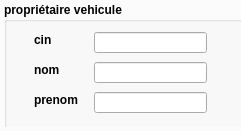
                        <widget class="QGroupBox" name="groupBox_19">
                         <property name="geometry">
                          <rect>
                           <x>0</x>
                           <y>0</y>
                           <width>241</width>
                           <height>131</height>
                          </rect>
                         </property>
                         <property name="font">
                          <font>
                           <weight>75</weight>
                           <bold>true</bold>
                          </font>
                         </property>
                         <property name="title">
                          <string>propriétaire vehicule</string>
                         </property>
                         <widget class="QLabel" name="label_109">
                          <property name="geometry">
                           <rect>
                            <x>30</x>
                            <y>50</y>
                            <width>55</width>
                            <height>16</height>
                           </rect>
                          </property>
                          <property name="text">
                           <string>nom</string>
                          </property>
                         </widget>
                         <widget class="QLabel" name="label_110">
                          <property name="geometry">
                           <rect>
                            <x>30</x>
                            <y>80</y>
                            <width>55</width>
                            <height>16</height>
                           </rect>
                          </property>
                          <property name="text">
                           <string>prenom</string>
                          </property>
                         </widget>
                         <widget class="QLineEdit" name="lineEdit_71">
                          <property name="geometry">
                           <rect>
                            <x>90</x>
                            <y>50</y>
                            <width>113</width>
                            <height>21</height>
                           </rect>
                          </property>
                         </widget>
                         <widget class="QLineEdit" name="lineEdit_72">
                          <property name="geometry">
                           <rect>
                            <x>90</x>
                            <y>80</y>
                            <width>113</width>
                            <height>21</height>
                           </rect>
                          </property>
                         </widget>
                         <widget class="QTabWidget" name="tabWidget_15">
                          <property name="geometry">
                           <rect>
                            <x>-490</x>
                            <y>-120</y>
                            <width>801</width>
                            <height>571</height>
                           </rect>
                          </property>
                          <property name="currentIndex">
                           <number>0</number>
                          </property>
                          <widget class="QWidget" name="tab_47">
                           <attribute name="title">
                            <string>réception des véhicules</string>
                           </attribute>
                           <widget class="QLabel" name="label_111">
                            <property name="geometry">
                             <rect>
                              <x>20</x>
                              <y>100</y>
                              <width>111</width>
                              <height>16</height>
                             </rect>
                            </property>
                            <property name="font">
                             <font>
                              <pointsize>10</pointsize>
                              <weight>50</weight>
                              <bold>false</bold>
                             </font>
                            </property>
                            <property name="text">
                             <string>matricule </string>
                            </property>
                           </widget>
                           <widget class="QLabel" name="label_112">
                            <property name="geometry">
                             <rect>
                              <x>20</x>
                              <y>130</y>
                              <width>71</width>
                              <height>16</height>
                             </rect>
                            </property>
                            <property name="font">
                             <font>
                              <pointsize>10</pointsize>
                              <weight>50</weight>
                              <bold>false</bold>
                             </font>
                            </property>
                            <property name="text">
                             <string>couleur </string>
                            </property>
                           </widget>
                           <widget class="QLabel" name="label_113">
                            <property name="geometry">
                             <rect>
                              <x>20</x>
                              <y>170</y>
                              <width>181</width>
                              <height>21</height>
                             </rect>
                            </property>
                            <property name="font">
                             <font>
                              <pointsize>10</pointsize>
                              <weight>50</weight>
                              <bold>false</bold>
                             </font>
                            </property>
                            <property name="text">
                             <string>modele du véhicules</string>
                            </property>
                           </widget>
                           <widget class="QLineEdit" name="lineEdit_73">
                            <property name="geometry">
                             <rect>
                              <x>100</x>
                              <y>100</y>
                              <width>113</width>
                              <height>22</height>
                             </rect>
                            </property>
                           </widget>
                           <widget class="QLineEdit" name="lineEdit_74">
                            <property name="geometry">
                             <rect>
                              <x>180</x>
                              <y>170</y>
                              <width>181</width>
                              <height>22</height>
                             </rect>
                            </property>
                           </widget>
                           <widget class="QLineEdit" name="lineEdit_75">
                            <property name="geometry">
                             <rect>
                              <x>100</x>
                              <y>130</y>
                              <width>113</width>
                              <height>22</height>
                             </rect>
                            </property>
                           </widget>
                           <widget class="QLabel" name="label_114">
                            <property name="geometry">
                             <rect>
                              <x>320</x>
                              <y>20</y>
                              <width>111</width>
                              <height>16</height>
                             </rect>
                            </property>
                            <property name="font">
                             <font>
                              <pointsize>12</pointsize>
                              <weight>75</weight>
                              <bold>true</bold>
                             </font>
                            </property>
                            <property name="text">
                             <string>VEHICULE</string>
                            </property>
                           </widget>
                           <widget class="QLabel" name="label_115">
                            <property name="geometry">
                             <rect>
                              <x>20</x>
                              <y>200</y>
                              <width>181</width>
                              <height>21</height>
                             </rect>
                            </property>
                            <property name="font">
                             <font>
                              <pointsize>10</pointsize>
                              <weight>50</weight>
                              <bold>false</bold>
                             </font>
                            </property>
                            <property name="text">
                             <string>L'année de fabrication</string>
                            </property>
                           </widget>
                           <widget class="QDateEdit" name="dateEdit_11">
                            <property name="geometry">
                             <rect>
                              <x>190</x>
                              <y>200</y>
                              <width>141</width>
                              <height>22</height>
                             </rect>
                            </property>
                           </widget>
                           <widget class="QPushButton" name="pushButton_40">
                            <property name="geometry">
                             <rect>
                              <x>32</x>
                              <y>250</y>
                              <width>111</width>
                              <height>28</height>
                             </rect>
                            </property>
                            <property name="text">
                             <string>Ajouter vehicule</string>
                            </property>
                           </widget>
                           <widget class="QPushButton" name="pushButton_41">
                            <property name="geometry">
                             <rect>
                              <x>160</x>
                              <y>250</y>
                              <width>131</width>
                              <height>28</height>
                             </rect>
                            </property>
                            <property name="text">
                             <string>modifier vehicule</string>
                            </property>
                           </widget>
                           <widget class="QPushButton" name="pushButton_42">
                            <property name="geometry">
                             <rect>
                              <x>310</x>
                              <y>250</y>
                              <width>131</width>
                              <height>28</height>
                             </rect>
                            </property>
                            <property name="text">
                             <string>supprimer vehicule</string>
                            </property>
                           </widget>
                           <widget class="QPushButton" name="pushButton_43">
                            <property name="geometry">
                             <rect>
                              <x>450</x>
                              <y>250</y>
                              <width>131</width>
                              <height>28</height>
                             </rect>
                            </property>
                            <property name="text">
                             <string>mettre a jour</string>
                            </property>
                           </widget>
                           <widget class="QGroupBox" name="groupBox_20">
                            <property name="geometry">
                             <rect>
                              <x>490</x>
                              <y>90</y>
                              <width>251</width>
                              <height>131</height>
                             </rect>
                            </property>
                            <property name="font">
                             <font>
                              <weight>75</weight>
                              <bold>true</bold>
                             </font>
                            </property>
                            <property name="title">
                             <string>propriétaire vehicule</string>
                            </property>
                            <widget class="QLabel" name="label_116">
                             <property name="geometry">
                              <rect>
                               <x>30</x>
                               <y>50</y>
                               <width>55</width>
                               <height>16</height>
                              </rect>
                             </property>
                             <property name="text">
                              <string>nom</string>
                             </property>
                            </widget>
                            <widget class="QLabel" name="label_117">
                             <property name="geometry">
                              <rect>
                               <x>30</x>
                               <y>80</y>
                               <width>55</width>
                               <height>16</height>
                              </rect>
                             </property>
                             <property name="text">
                              <string>prenom</string>
                             </property>
                            </widget>
                            <widget class="QLineEdit" name="lineEdit_76">
                             <property name="geometry">
                              <rect>
                               <x>90</x>
                               <y>50</y>
                               <width>113</width>
                               <height>21</height>
                              </rect>
                             </property>
                            </widget>
                            <widget class="QGroupBox" name="groupBox_21">
                             <property name="geometry">
                              <rect>
                               <x>0</x>
                               <y>0</y>
                               <width>251</width>
                               <height>131</height>
                              </rect>
                             </property>
                             <property name="font">
                              <font>
                               <weight>75</weight>
                               <bold>true</bold>
                              </font>
                             </property>
                             <property name="title">
                              <string>propriétaire vehicule</string>
                             </property>
                             <widget class="QLabel" name="label_118">
                              <property name="geometry">
                               <rect>
                                <x>30</x>
                                <y>50</y>
                                <width>55</width>
                                <height>16</height>
                               </rect>
                              </property>
                              <property name="text">
                               <string>nom</string>
                              </property>
                             </widget>
                             <widget class="QLabel" name="label_119">
                              <property name="geometry">
                               <rect>
                                <x>30</x>
                                <y>80</y>
                                <width>55</width>
                                <height>16</height>
                               </rect>
                              </property>
                              <property name="text">
                               <string>prenom</string>
                              </property>
                             </widget>
                             <widget class="QLineEdit" name="lineEdit_77">
                              <property name="geometry">
                               <rect>
                                <x>90</x>
                                <y>50</y>
                                <width>113</width>
                                <height>21</height>
                               </rect>
                              </property>
                             </widget>
                             <widget class="QLineEdit" name="lineEdit_78">
                              <property name="geometry">
                               <rect>
                                <x>90</x>
                                <y>80</y>
                                <width>113</width>
                                <height>21</height>
                               </rect>
                              </property>
                             </widget>
                             <widget class="QTabWidget" name="tabWidget_16">
                              <property name="geometry">
                               <rect>
                                <x>-490</x>
                                <y>-110</y>
                                <width>801</width>
                                <height>571</height>
                               </rect>
                              </property>
                              <property name="currentIndex">
                               <number>0</number>
                              </property>
                              <widget class="QWidget" name="tab_48">
                               <attribute name="title">
                                <string>réception des véhicules</string>
                               </attribute>
                               <widget class="QLabel" name="label_120">
                                <property name="geometry">
                                 <rect>
                                  <x>20</x>
                                  <y>100</y>
                                  <width>111</width>
                                  <height>16</height>
                                 </rect>
                                </property>
                                <property name="font">
                                 <font>
                                  <pointsize>10</pointsize>
                                  <weight>50</weight>
                                  <bold>false</bold>
                                 </font>
                                </property>
                                <property name="text">
                                 <string>matricule </string>
                                </property>
                               </widget>
                               <widget class="QLabel" name="label_121">
                                <property name="geometry">
                                 <rect>
                                  <x>20</x>
                                  <y>130</y>
                                  <width>71</width>
                                  <height>16</height>
                                 </rect>
                                </property>
                                <property name="font">
                                 <font>
                                  <pointsize>10</pointsize>
                                  <weight>50</weight>
                                  <bold>false</bold>
                                 </font>
                                </property>
                                <property name="text">
                                 <string>couleur </string>
                                </property>
                               </widget>
                               <widget class="QLabel" name="label_122">
                                <property name="geometry">
                                 <rect>
                                  <x>20</x>
                                  <y>170</y>
                                  <width>181</width>
                                  <height>21</height>
                                 </rect>
                                </property>
                                <property name="font">
                                 <font>
                                  <pointsize>10</pointsize>
                                  <weight>50</weight>
                                  <bold>false</bold>
                                 </font>
                                </property>
                                <property name="text">
                                 <string>modele du véhicules</string>
                                </property>
                               </widget>
                               <widget class="QLineEdit" name="lineEdit_79">
                                <property name="geometry">
                                 <rect>
                                  <x>100</x>
                                  <y>100</y>
                                  <width>113</width>
                                  <height>22</height>
                                 </rect>
                                </property>
                               </widget>
                               <widget class="QLineEdit" name="lineEdit_80">
                                <property name="geometry">
                                 <rect>
                                  <x>180</x>
                                  <y>170</y>
                                  <width>181</width>
                                  <height>22</height>
                                 </rect>
                                </property>
                               </widget>
                               <widget class="QLineEdit" name="lineEdit_81">
                                <property name="geometry">
                                 <rect>
                                  <x>100</x>
                                  <y>130</y>
                                  <width>113</width>
                                  <height>22</height>
                                 </rect>
                                </property>
                               </widget>
                               <widget class="QLabel" name="label_123">
                                <property name="geometry">
                                 <rect>
                                  <x>320</x>
                                  <y>20</y>
                                  <width>111</width>
                                  <height>16</height>
                                 </rect>
                                </property>
                                <property name="font">
                                 <font>
                                  <pointsize>12</pointsize>
                                  <weight>75</weight>
                                  <bold>true</bold>
                                 </font>
                                </property>
                                <property name="text">
                                 <string>VEHICULE</string>
                                </property>
                               </widget>
                               <widget class="QLabel" name="label_124">
                                <property name="geometry">
                                 <rect>
                                  <x>20</x>
                                  <y>200</y>
                                  <width>181</width>
                                  <height>21</height>
                                 </rect>
                                </property>
                                <property name="font">
                                 <font>
                                  <pointsize>10</pointsize>
                                  <weight>50</weight>
                                  <bold>false</bold>
                                 </font>
                                </property>
                                <property name="text">
                                 <string>L'année de fabrication</string>
                                </property>
                               </widget>
                               <widget class="QDateEdit" name="dateEdit_12">
                                <property name="geometry">
                                 <rect>
                                  <x>190</x>
                                  <y>200</y>
                                  <width>141</width>
                                  <height>22</height>
                                 </rect>
                                </property>
                               </widget>
                               <widget class="QPushButton" name="pushButton_44">
                                <property name="geometry">
                                 <rect>
                                  <x>32</x>
                                  <y>250</y>
                                  <width>111</width>
                                  <height>28</height>
                                 </rect>
                                </property>
                                <property name="text">
                                 <string>Ajouter vehicule</string>
                                </property>
                               </widget>
                               <widget class="QPushButton" name="pushButton_45">
                                <property name="geometry">
                                 <rect>
                                  <x>160</x>
                                  <y>250</y>
                                  <width>131</width>
                                  <height>28</height>
                                 </rect>
                                </property>
                                <property name="text">
                                 <string>modifier vehicule</string>
                                </property>
                               </widget>
                               <widget class="QPushButton" name="pushButton_46">
                                <property name="geometry">
                                 <rect>
                                  <x>310</x>
                                  <y>250</y>
                                  <width>131</width>
                                  <height>28</height>
                                 </rect>
                                </property>
                                <property name="text">
                                 <string>supprimer vehicule</string>
                                </property>
                               </widget>
                               <widget class="QPushButton" name="pushButton_47">
                                <property name="geometry">
                                 <rect>
                                  <x>450</x>
                                  <y>250</y>
                                  <width>131</width>
                                  <height>28</height>
                                 </rect>
                                </property>
                                <property name="text">
                                 <string>mettre a jour</string>
                                </property>
                               </widget>
                               <widget class="QGroupBox" name="groupBox_22">
                                <property name="geometry">
                                 <rect>
                                  <x>490</x>
                                  <y>90</y>
                                  <width>251</width>
                                  <height>151</height>
                                 </rect>
                                </property>
                                <property name="font">
                                 <font>
                                  <weight>75</weight>
                                  <bold>true</bold>
                                 </font>
                                </property>
                                <property name="title">
                                 <string>propriétaire vehicule</string>
                                </property>
                                <widget class="QLabel" name="label_125">
                                 <property name="geometry">
                                  <rect>
                                   <x>30</x>
                                   <y>60</y>
                                   <width>55</width>
                                   <height>16</height>
                                  </rect>
                                 </property>
                                 <property name="text">
                                  <string>nom</string>
                                 </property>
                                </widget>
                                <widget class="QLabel" name="label_126">
                                 <property name="geometry">
                                  <rect>
                                   <x>30</x>
                                   <y>90</y>
                                   <width>55</width>
                                   <height>16</height>
                                  </rect>
                                 </property>
                                 <property name="text">
                                  <string>prenom</string>
                                 </property>
                                </widget>
                                <widget class="QLineEdit" name="lineEdit_82">
                                 <property name="geometry">
                                  <rect>
                                   <x>90</x>
                                   <y>60</y>
                                   <width>113</width>
                                   <height>21</height>
                                  </rect>
                                 </property>
                                </widget>
                                <widget class="QLineEdit" name="lineEdit_83">
                                 <property name="geometry">
                                  <rect>
                                   <x>90</x>
                                   <y>90</y>
                                   <width>113</width>
                                   <height>21</height>
                                  </rect>
                                 </property>
                                </widget>
                                <widget class="QLabel" name="label_127">
                                 <property name="geometry">
                                  <rect>
                                   <x>30</x>
                                   <y>30</y>
                                   <width>55</width>
                                   <height>16</height>
                                  </rect>
                                 </property>
                                 <property name="text">
                                  <string>cin</string>
                                 </property>
                                </widget>
                                <widget class="QLineEdit" name="lineEdit_84">
                                 <property name="geometry">
                                  <rect>
                                   <x>90</x>
                                   <y>30</y>
                                   <width>113</width>
                                   <height>21</height>
                                  </rect>
                                 </property>
                                </widget>
                               </widget>
                              </widget>
                              <widget class="QWidget" name="tab_49">
                               <attribute name="title">
                                <string>organisation du stock</string>
                               </attribute>
                              </widget>
                              <widget class="QWidget" name="tab_50">
                               <attribute name="title">
                                <string>Statistiques</string>
                               </attribute>
                              </widget>
                              <widget class="QWidget" name="tab_51">
                               <attribute name="title">
                                <string>Diagnostique</string>
                               </attribute>
                              </widget>
                              <widget class="QWidget" name="tab_52">
                               <attribute name="title">
                                <string>atelier</string>
                               </attribute>
                              </widget>
                             </widget>
                            </widget>
                           </widget>
                          </widget>
                          <widget class="QWidget" name="tab_53">
                           <attribute name="title">
                            <string>organisation du stock</string>
                           </attribute>
                          </widget>
                          <widget class="QWidget" name="tab_54">
                           <attribute name="title">
                            <string>Statistiques</string>
                           </attribute>
                          </widget>
                          <widget class="QWidget" name="tab_55">
                           <attribute name="title">
                            <string>Diagnostique</string>
                           </attribute>
                          </widget>
                          <widget class="QWidget" name="tab_56">
                           <attribute name="title">
                            <string>atelier</string>
                           </attribute>
                          </widget>
                         </widget>
                        </widget>
